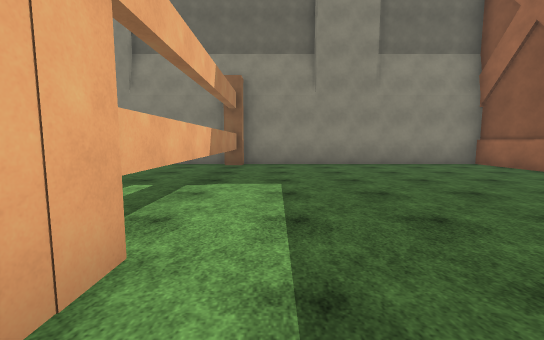
[1] (above)

24 first-person views from a walk through a Unity game level. The camera is 1.4 m above the floor, tilts 6° down and sees 90° across. The floor is counted in squares, 2 m on a side. Each view is taken from the middle of a square. On the plan, view 1 faces up. The plan holds only what a view shows up to about 9 squares ahead; the rest is blank. The place goes on beyond the plan. The player is left out. Surface patterns are stand-ins for the level's own textures.

[2]
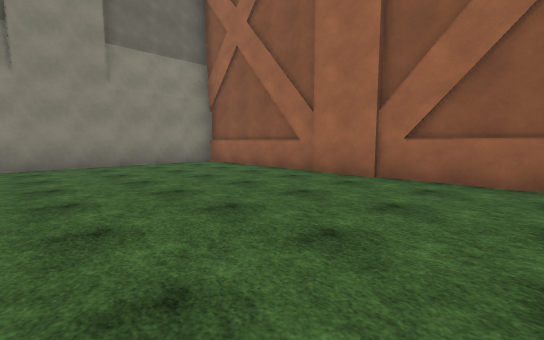

[3]
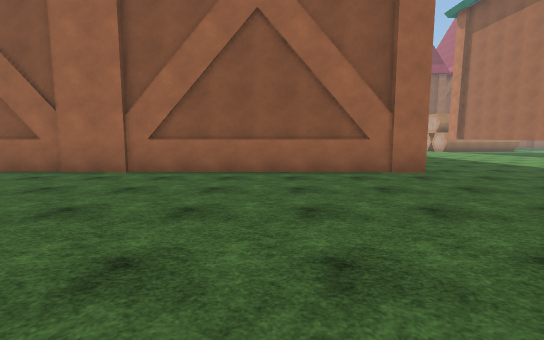

[4]
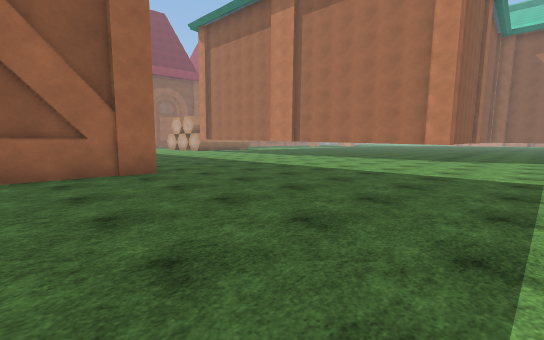

[5]
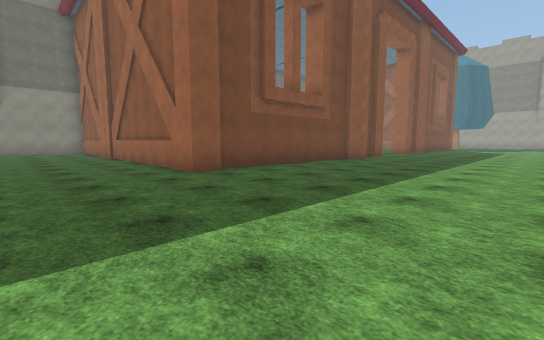

[6]
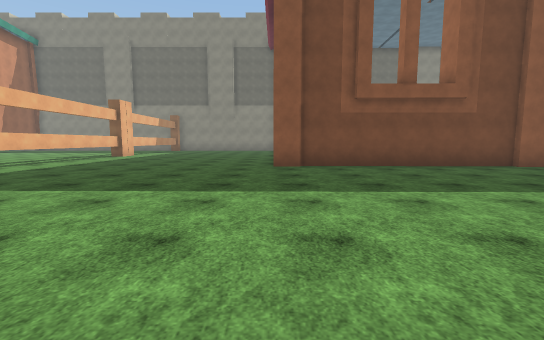

[7]
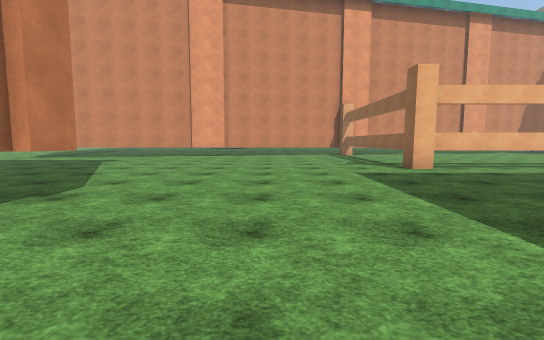

[8]
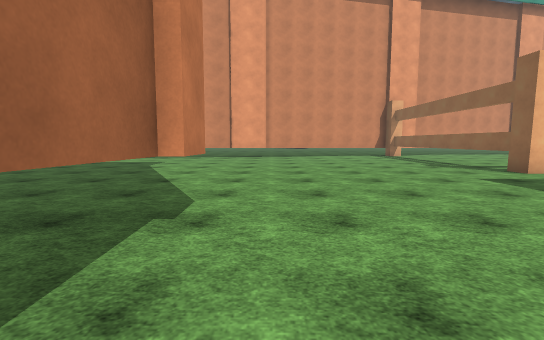

[9]
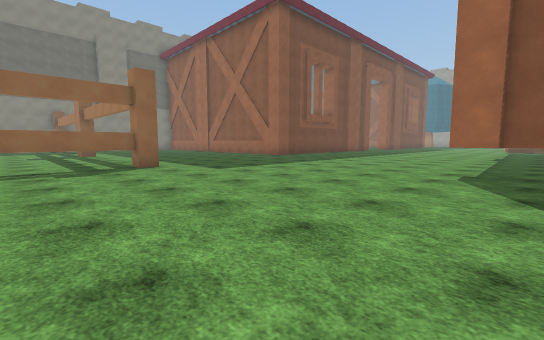

[10]
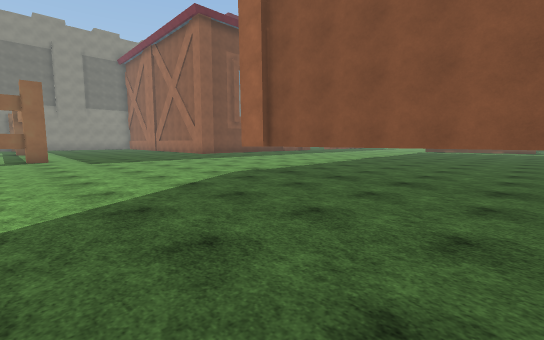

[11]
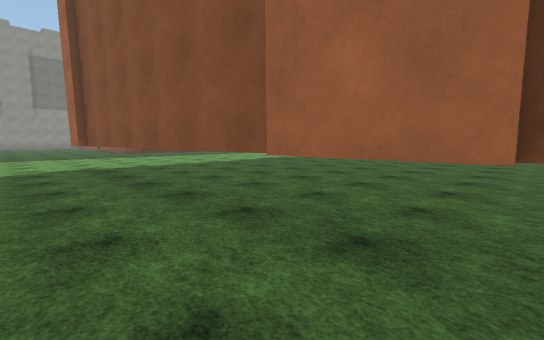

[12]
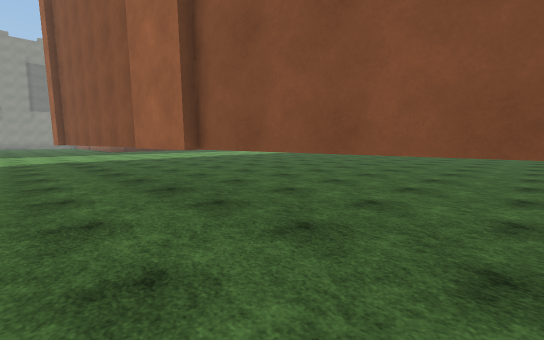

[13]
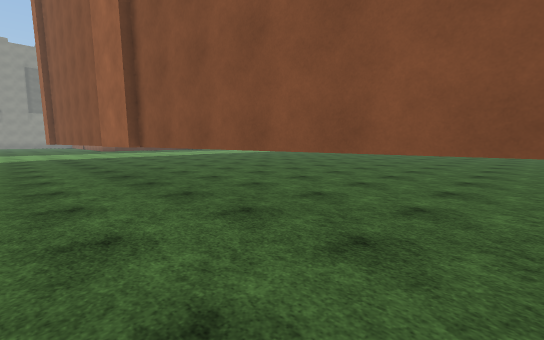

[14]
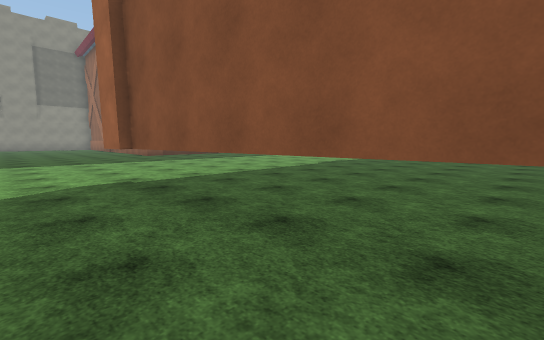

[15]
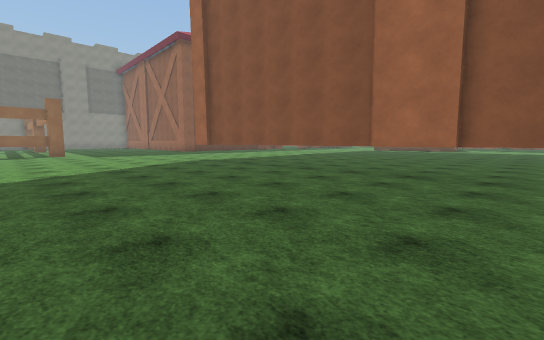

[16]
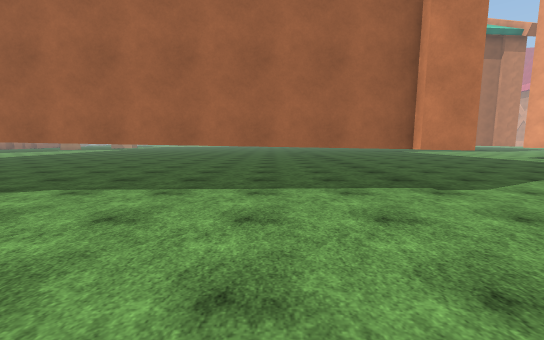

[17]
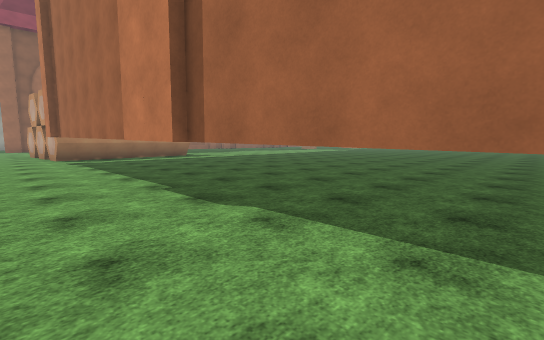

[18]
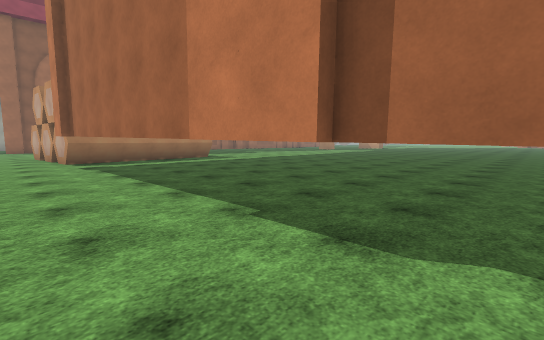

[19]
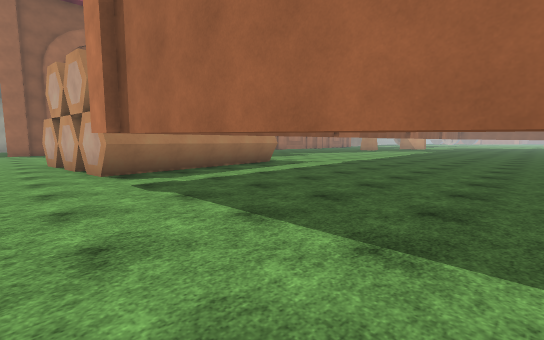

[20]
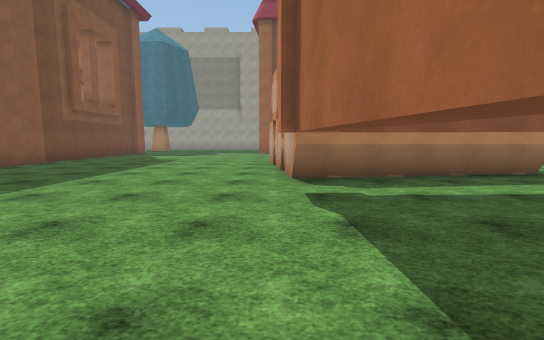

[21]
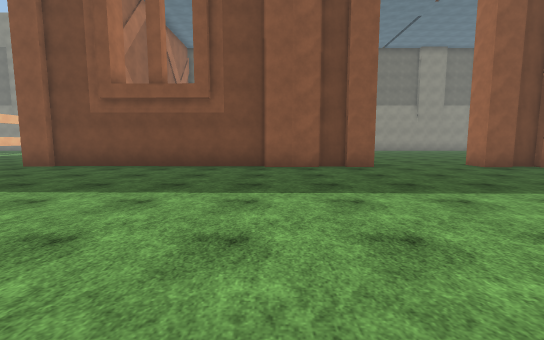

[22]
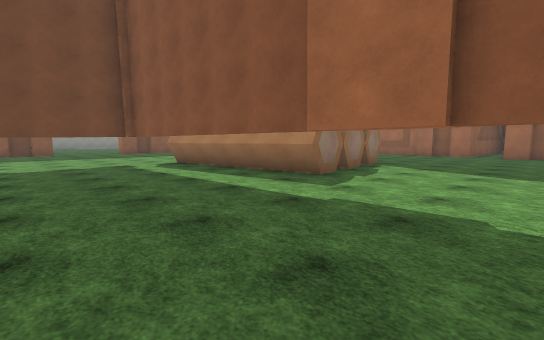

[23]
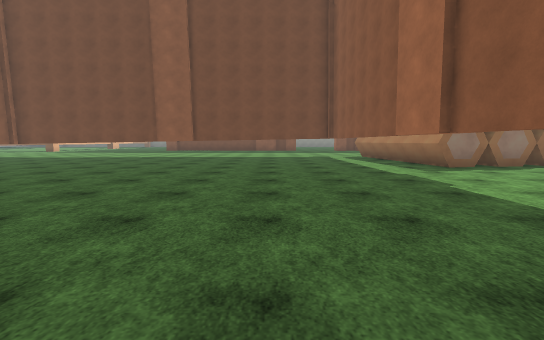

[24]
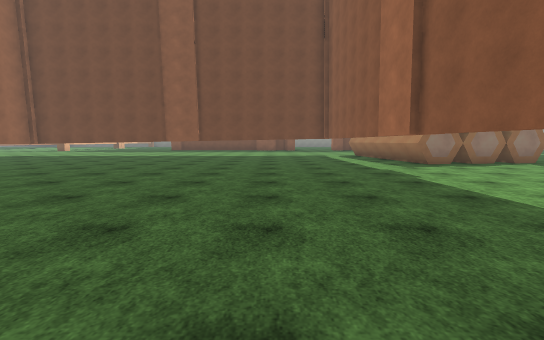

### Floor plan
Key: @ floor where view 1 was taken; # wall or solid block; . floor; T thing the floor can be seen under or through.
Columns run from 4 left of view 1 to 26 right of it. Each row starts with its distance up from view 1.
  9    #########
  8    #.......#
  7    #.......#
  6    #.......#
  5    #.......#
  4    #.......#
  3    #......##
  2    #......#
  1    #......#
  0     @.....#
 -1     ......#
 -2     ......#
 -3    #......#          ...
 -4    #......##########...####
 -5    #.......................
 -6 ####.......................
 -7 ...........................
 -8 ...........................
 -9 ...........................
-10 ...........................
-11 .............................
-12 ...................TTT..###..
-13 .......TTTTTTTTTTTTTT####
-14 .......T.............##
-15 .......T.............##
-16 .......T.............T##
-17 .......T.............T.#####
-18  ......T.............T.......
-19  ......T.............T........
-20  ......T.............T.........
-21  ......T.............T.........
-22  ......T.............T.
-23      ..T.............
-24      ..T.............
-25      ..#.............
-26      ..#...........

Where each view was taken, in squares from view 1:
view 1: 0 up, 0 right, facing up
view 2: 0 up, 1 right, facing up-right
view 3: 1 down, 0 right, facing right
view 4: 2 down, 0 right, facing down-right
view 5: 10 down, 3 right, facing up-right
view 6: 12 down, 6 right, facing up
view 7: 10 down, 6 right, facing left
view 8: 12 down, 5 right, facing left
view 9: 14 down, 4 left, facing up-right
view 10: 18 down, 2 left, facing up-right
view 11: 21 down, 1 right, facing up-right
view 12: 24 down, 1 right, facing up-right
view 13: 26 down, 1 right, facing up-right
view 14: 18 down, 1 right, facing up-right
view 15: 22 down, 3 left, facing up-right
view 16: 9 down, 5 right, facing down
view 17: 11 down, 6 right, facing down-right
view 18: 11 down, 8 right, facing down-right
view 19: 11 down, 12 right, facing down-right
view 20: 12 down, 13 right, facing right
view 21: 12 down, 13 right, facing up
view 22: 21 down, 14 right, facing up-right
view 23: 25 down, 14 right, facing up
view 24: 26 down, 14 right, facing up
